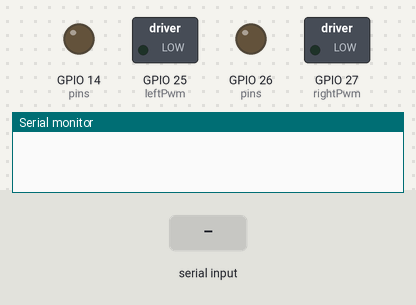
Bench run of a sketch on a simulated ESP32. Shown: switched loads named in the sketch (green lamp = pin HIGH), output pins drawn as LEDs (lit = HIGH), the last lines printed to the serial monitor. The test bench sets the inputs (shaded band).

Above: at 1.2 s.
1.3 s: "STATUS\n" received over Serial
2.8 s: "STOP\n" received over Serial
4.3 s: "ARM L\n" received over Serial
5.8 s: "PULSE\n" received over Serial
At 5.87 s:
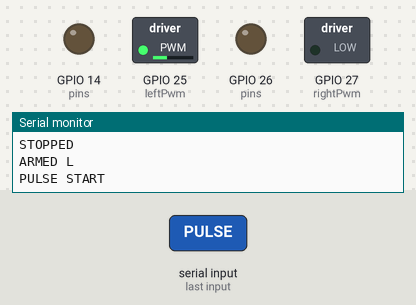
Timing chart, 0 to 8.4 s (numbered marks = the images above; inputs shaded):
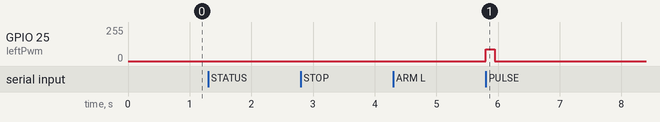

Measured:
- after the input at 5.8 s, GPIO 25 (leftPwm): 0/255 → 89/255 at once, → 0/255 0.15 s later

The sketch:

motor_pulse_check_2.ino
```cpp
#include <Arduino.h>
#include <atomic>
#include <esp_timer.h>
#include <string.h>

constexpr uint8_t leftPwm = 25, rightPwm = 27;
constexpr uint8_t pins[] = {leftPwm, 26, rightPwm, 14};
constexpr uint8_t duty = 89;  // 35% of the 8-bit range.
constexpr uint32_t pulseUs = 150000, armMs = 2000;
const char* armedSide = nullptr;
uint32_t armedAt = 0;
bool ready = false, used = false;
std::atomic<bool> ended{false};
esp_timer_handle_t cutoff = nullptr;
char input[24];
size_t length = 0;
bool overlong = false;

void zeroOutputs() {
  ledcWrite(leftPwm, 0);
  ledcWrite(rightPwm, 0);
}

void endPulse(void*) {
  zeroOutputs();
  ended.store(true);
}

void command() {
  input[length] = 0;
  if (!strcmp(input, "STATUS")) {
    Serial.println(ready ? "READY PULSE1 150ms 35%" : "ERR INIT");
  } else if (!strcmp(input, "STOP")) {
    armedSide = nullptr;
    zeroOutputs();
    if (cutoff) esp_timer_stop(cutoff);
    Serial.println("STOPPED");
  } else if ((!strcmp(input, "ARM L") || !strcmp(input, "ARM R")) && ready && !used) {
    armedSide = input[4] == 'L' ? "L" : "R";
    armedAt = millis();
    Serial.printf("ARMED %s\n", armedSide);
  } else if (!strcmp(input, "PULSE") && ready && !used && armedSide &&
             millis() - armedAt < armMs) {
    const uint8_t pin = *armedSide == 'L' ? leftPwm : rightPwm;
    armedSide = nullptr;
    used = true;  // One pulse per reset. ROS and coordinates are ignored.
    if (esp_timer_start_once(cutoff, pulseUs) != ESP_OK) {
      Serial.println("ERR TIMER");
      return;
    }
    if (!ledcWrite(pin, duty)) {
      zeroOutputs();
      esp_timer_stop(cutoff);
      Serial.println("ERR OUTPUT");
      return;
    }
    Serial.println("PULSE START");
  } else {
    Serial.println("ERR COMMAND OR STATE");
  }
}

void setup() {
  for (const uint8_t pin : pins) {
    digitalWrite(pin, LOW);
    pinMode(pin, OUTPUT);
    digitalWrite(pin, LOW);
  }
  bool left = ledcAttach(leftPwm, 1000, 8);
  bool right = ledcAttach(rightPwm, 1000, 8);
  zeroOutputs();
  esp_timer_create_args_t timer{};
  timer.callback = endPulse;
  timer.dispatch_method = ESP_TIMER_TASK;
  timer.name = "motor_cutoff";
  ready = left && right && esp_timer_create(&timer, &cutoff) == ESP_OK;
  Serial.begin(115200);
}

void loop() {
  if (ended.exchange(false)) Serial.println("PULSE END");
  for (int count = 0; count < 32 && Serial.available(); ++count) {
    const int byte = Serial.read();
    if (byte == '\n') {
      if (!overlong) command();
      length = 0;
      overlong = false;
    } else if (byte != '\r') {
      if (length < sizeof(input) - 1) input[length++] = static_cast<char>(byte);
      else overlong = true;
    }
  }
  delay(1);
}
```
